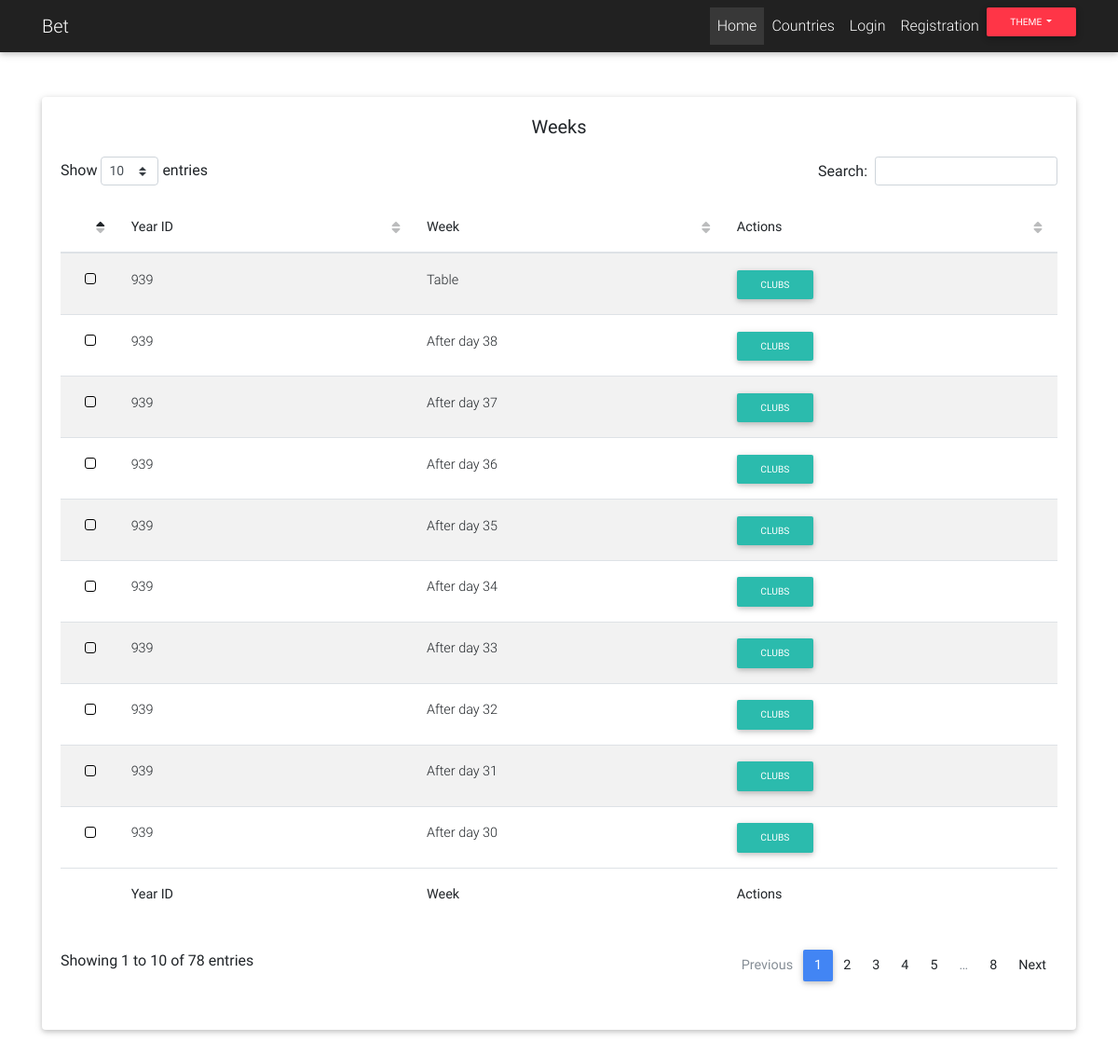
Screenshot of /week/939 with the database file from the repository.
### app/models.py (models this page shows, shortened)
class Week(db.Model):
    id = db.Column(db.Integer, primary_key=True)
    year_id = db.Column(db.Integer, db.ForeignKey('year.id'))
    name = db.Column(db.String(100))
    url = db.Column(db.String(100))
    year = db.relationship('Year')

### app/routes.py (the view)
@app.route('/week/<int:year_id>')
def week(year_id):
    week = Week.query.filter_by(year_id=year_id)
    return render_template('week.html', week=week)

### app/templates/week.html
{% extends 'layout.html' %}
{% block content %}
<div class="container">
   <div class="row">
     <div class="col m-12 mx-auto">
       <div class="card card-signin my-5">
         <div class="card-body">
           <h5 class="card-title text-center">Weeks</h5>
           <div class="item-table">
               <table id="dt-material-checkbox" class="table table-striped" cellspacing="0" width="100%">
  <thead>
    <tr>
      <th></th>
      <th class="th-sm">Year ID
      </th>
      <th class="th-sm">Week
      </th>
      <th class="th-sm">Actions
      </th>
    </tr>
  </thead>
  <tbody>
  {% for item in week %}
      <tr>
      <td></td>
      <td>{{ item.year_id }}</td>
      <td>{{ item.name }}</td>
      <td><a href="{{ url_for('week_clubs', week_id=item.id) }}" class="btn btn-default btn-sm">Clubs</a></td>
    </tr>
  {% endfor %}
  </tbody>
  <tfoot>
    <tr>
      <th>
      </th>
      <th>Year ID
      </th>
      <th>Week
      </th>
      <th>Actions
      </th>
    </tr>
  </tfoot>
</table>
           </div>
         </div>
       </div>
     </div>
   </div>
 </div>
{% endblock %}

### rows the page displays
Week: year_id "939", name "Table"
Week: year_id "939", name "After day 38"
Week: year_id "939", name "After day 37"
Week: year_id "939", name "After day 36"
Week: year_id "939", name "After day 35"
Week: year_id "939", name "After day 34"
Week: year_id "939", name "After day 33"
Week: year_id "939", name "After day 32"
Week: year_id "939", name "After day 31"
Week: year_id "939", name "After day 30"
